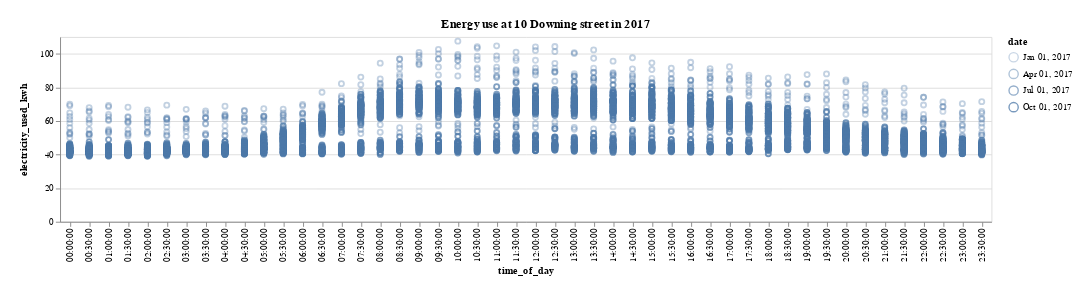

Vega-Lite specification for this chart:
### Vega specification from a JSON file in a GitHub repository (floating-point values rounded to 4 significant figures; data arrays with more than 128 entries replaced by an {"elided": "..."} marker saying what was removed)
{"$schema": "https://vega.github.io/schema/vega/v4.json", "autosize": "pad", "background": "#ffffff", "padding": 20, "height": 200, "title": {"text": "Energy use at 10 Downing street in 2017 "}, "style": "cell", "data": [{"name": "source_0", "values": {"elided": "5000 records"}}, {"name": "data_0", "source": "source_0", "transform": [{"type": "formula", "expr": "toNumber(datum[\"electricity_used_kwh\"])", "as": "electricity_used_kwh"}, {"type": "formula", "expr": "toDate(datum[\"date\"])", "as": "date"}]}], "signals": [{"name": "x_step", "value": 21}, {"name": "width", "update": "bandspace(domain('x').length, 1, 0.5) * x_step"}], "marks": [{"name": "marks", "type": "symbol", "style": ["point"], "from": {"data": "data_0"}, "encode": {"update": {"opacity": {"scale": "opacity", "field": "date"}, "fill": [{"test": "datum[\"electricity_used_kwh\"] === null || isNaN(datum[\"electricity_used_kwh\"]) || datum[\"date\"] === null || isNaN(datum[\"date\"])", "value": null}, {"value": "transparent"}], "stroke": [{"test": "datum[\"electricity_used_kwh\"] === null || isNaN(datum[\"electricity_used_kwh\"]) || datum[\"date\"] === null || isNaN(datum[\"date\"])", "value": null}, {"value": "#4c78a8"}], "tooltip": {"signal": "{\"time_of_day\": ''+datum[\"time_of_day\"], \"electricity_used_kwh\": format(datum[\"electricity_used_kwh\"], \"\"), \"date\": timeFormat(datum[\"date\"], '%b %d, %Y')}"}, "x": {"scale": "x", "field": "time_of_day"}, "y": {"scale": "y", "field": "electricity_used_kwh"}}}}], "scales": [{"name": "x", "type": "point", "domain": {"data": "data_0", "field": "time_of_day", "sort": true}, "range": {"step": {"signal": "x_step"}}, "padding": 0.5}, {"name": "y", "type": "linear", "domain": {"data": "data_0", "field": "electricity_used_kwh"}, "range": [{"signal": "height"}, 0], "zero": true, "nice": true}, {"name": "opacity", "type": "time", "domain": {"data": "data_0", "field": "date"}, "range": [0.3, 0.8]}], "axes": [{"scale": "x", "orient": "bottom", "grid": false, "title": "time_of_day", "labelAlign": "right", "labelAngle": 270, "labelBaseline": "middle", "zindex": 1}, {"scale": "y", "orient": "left", "grid": false, "title": "electricity_used_kwh", "labelOverlap": true, "tickCount": {"signal": "ceil(height/40)"}, "zindex": 1}, {"scale": "y", "orient": "left", "gridScale": "x", "grid": true, "tickCount": {"signal": "ceil(height/40)"}, "domain": false, "labels": false, "maxExtent": 0, "minExtent": 0, "ticks": false, "zindex": 0}], "legends": [{"opacity": "opacity", "title": "date", "encode": {"labels": {"update": {"text": {"signal": "timeFormat(datum.value, '%b %d, %Y')"}}}, "symbols": {"update": {"fill": {"value": "transparent"}, "stroke": {"value": "#4c78a8"}}}}}], "config": {"axisY": {"minExtent": 30}, "background": "#ffffff"}}
